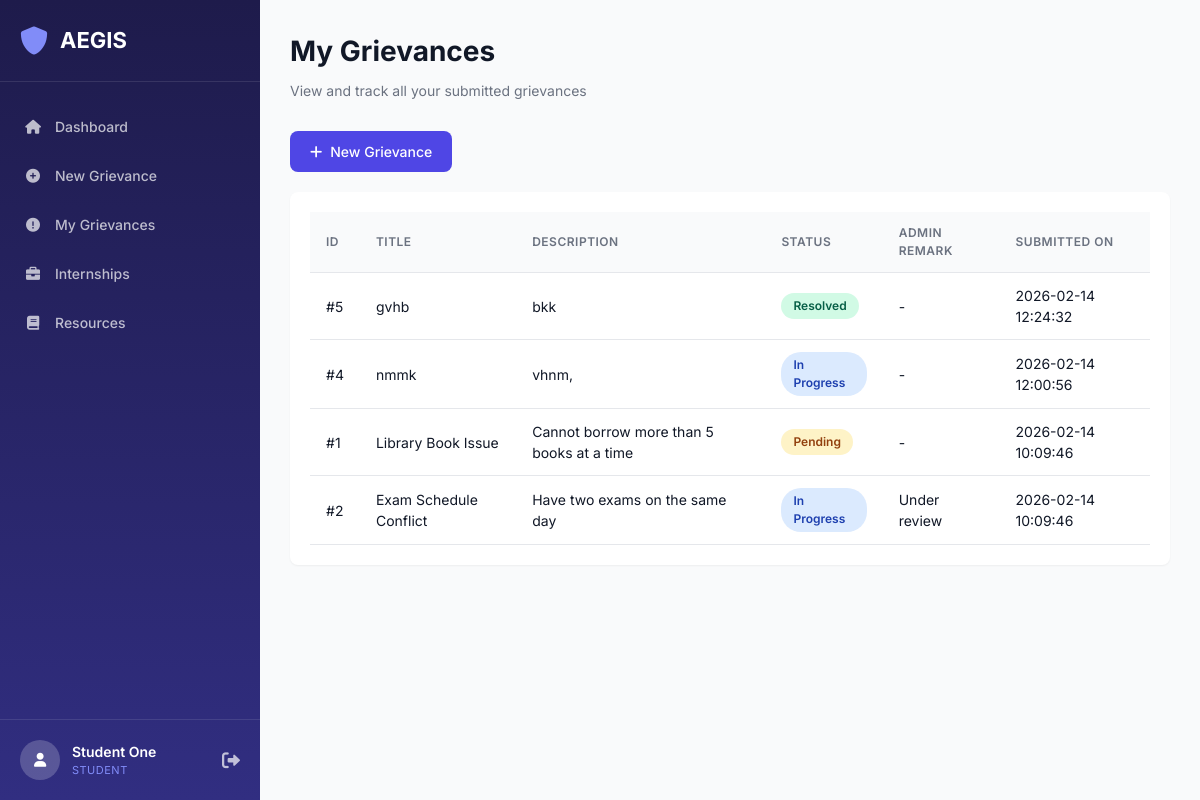
The page /student/grievances (signed in) on the database its author committed.
### tables this page shows
CREATE TABLE users (
            id INTEGER PRIMARY KEY AUTOINCREMENT,
            name TEXT NOT NULL,
            email TEXT UNIQUE NOT NULL,
            password TEXT NOT NULL,
            role TEXT NOT NULL CHECK(role IN ('student', 'faculty', 'admin'))
        );

CREATE TABLE grievances (
            id INTEGER PRIMARY KEY AUTOINCREMENT,
            student_id INTEGER NOT NULL,
            title TEXT NOT NULL,
            description TEXT NOT NULL,
            status TEXT NOT NULL DEFAULT 'Pending' CHECK(status IN ('Pending', 'In Progress', 'Resolved')),
            admin_remark TEXT,
            created_at TIMESTAMP DEFAULT CURRENT_TIMESTAMP,
            FOREIGN KEY (student_id) REFERENCES users (id)
        );

### app.py (the view)
@app.route('/student/grievances')
@login_required
@role_required(['student'])
def student_grievances():
    conn = get_db_connection()
    grievances = conn.execute('''
        SELECT g.*, u.name as student_name
        FROM grievances g
        JOIN users u ON g.student_id = u.id
        WHERE g.student_id = ?
        ORDER BY g.created_at DESC
    ''', (session['user_id'],)).fetchall()
    conn.close()
    return render_template('student/grievances.html', grievances=grievances)

### app.py (called while the page is built)
def get_db_connection():
    conn = sqlite3.connect('database.db')
    conn.row_factory = sqlite3.Row
    return conn

def login_required(f):
    @wraps(f)
    def decorated_function(*args, **kwargs):
        if 'user_id' not in session:
            return redirect(url_for('login'))
        return f(*args, **kwargs)
    return decorated_function

def role_required(roles):
    def decorator(f):
        @wraps(f)
        def decorated_function(*args, **kwargs):
            if 'role' not in session or session['role'] not in roles:
                flash('Unauthorized access', 'error')
                return redirect(url_for('login'))
            return f(*args, **kwargs)
        return decorated_function
    return decorator

### templates/student/grievances.html (shortened to what this page needs)
{% extends "base.html" %}
{% block content %}
<div class="page-header">
    <h1>My Grievances</h1>
    <p>View and track all your submitted grievances</p>
</div>
<div class="page-actions">
    <a href="{{ url_for('student_grievance_new') }}" class="btn btn-primary">
        <i class="fas fa-plus"></i> New Grievance
    </a>
</div>
<div class="table-container">
    {% if grievances %}
    <table class="data-table">
        <thead>
            <tr>
                <th>ID</th>
                <th>Title</th>
                <th>Description</th>
                <th>Status</th>
                <th>Admin Remark</th>
                <th>Submitted On</th>
            </tr>
        </thead>
        <tbody>
            {% for grievance in grievances %}
            <tr>
                <td>#{{ grievance.id }}</td>
                <td>{{ grievance.title }}</td>
                <td>{{ grievance.description }}</td>
                <td>
                    <span class="status-badge status-{{ grievance.status|lower|replace(' ', '-') }}">
                        {{ grievance.status }}
                    </span>
                </td>
                <td>{{ grievance.admin_remark if grievance.admin_remark else '-' }}</td>
                <td>{{ grievance.created_at }}</td>
            </tr>
            {% endfor %}
        </tbody>
    </table>
    {% endif %}
</div>
{% endblock %}

### templates/base.html (shortened to what this page needs)
<!DOCTYPE html>
<html lang="en">
<head>
    <link rel="stylesheet" href="{{ url_for('static', filename='css/style.css') }}">
    <link rel="stylesheet" href="{{ url_for('static', filename='css/dashboard.css') }}">
    <link rel="stylesheet" href="https://cdnjs.cloudflare.com/ajax/libs/font-awesome/6.0.0/css/all.min.css">
</head>
<body>
    {% if session.get('user_id') %}
    <div class="dashboard-container">
        <aside class="sidebar">
            <div class="logo">
                <i class="fas fa-shield-alt"></i>
                <span>AEGIS</span>
            </div>
            <nav class="nav-menu">
                {% if session.get('role') == 'admin' %}
                <a href="{{ url_for('admin_dashboard') }}" class="nav-item {% if active_page == 'dashboard' %}active{% endif %}">
                    <i class="fas fa-home"></i> Dashboard
                </a>
                <a href="{{ url_for('admin_grievances') }}" class="nav-item {% if active_page == 'grievances' %}active{% endif %}">
                    <i class="fas fa-exclamation-circle"></i> Grievances
                </a>
                <a href="{{ url_for('admin_internships') }}" class="nav-item {% if active_page == 'internships' %}active{% endif %}">
                    <i class="fas fa-briefcase"></i> Internships
                </a>
                <a href="{{ url_for('admin_resources') }}" class="nav-item {% if active_page == 'resources' %}active{% endif %}">
                    <i class="fas fa-book"></i> Resources
                </a>
                <a href="{{ url_for('admin_users') }}" class="nav-item {% if active_page == 'users' %}active{% endif %}">
                    <i class="fas fa-users"></i> Users
                </a>
                {% elif session.get('role') == 'student' %}
                <a href="{{ url_for('student_dashboard') }}" class="nav-item {% if active_page == 'dashboard' %}active{% endif %}">
                    <i class="fas fa-home"></i> Dashboard
                </a>
                <a href="{{ url_for('student_grievance_new') }}" class="nav-item {% if active_page == 'grievance_new' %}active{% endif %}">
                    <i class="fas fa-plus-circle"></i> New Grievance
                </a>
                <a href="{{ url_for('student_grievances') }}" class="nav-item {% if active_page == 'grievances' %}active{% endif %}">
                    <i class="fas fa-exclamation-circle"></i> My Grievances
                </a>
                <a href="{{ url_for('student_internships') }}" class="nav-item {% if active_page == 'internships' %}active{% endif %}">
                    <i class="fas fa-briefcase"></i> Internships
                </a>
                <a href="{{ url_for('student_resources') }}" class="nav-item {% if active_page == 'resources' %}active{% endif %}">
                    <i class="fas fa-book"></i> Resources
                </a>
                {% endif %}
            </nav>
            <div class="user-info">
                <div class="user-avatar">
                    <i class="fas fa-user"></i>
                </div>
                <div class="user-details">
                    <span class="user-name">{{ session.get('name') }}</span>
                    <span class="user-role">{{ session.get('role')|upper }}</span>
                </div>
                <a href="{{ url_for('logout') }}" class="logout-btn">
                    <i class="fas fa-sign-out-alt"></i>
                </a>
            </div>
        </aside>
        <main class="main-content">
            {% block content %}{% endblock %}
        </main>
    </div>
    {% else %}
    {% block login_content %}{% endblock %}
    {% endif %}
</body>
</html>

### static/css/style.css (style rules this page uses)
:root { --primary-color: #4f46e5; --primary-hover: #4338ca; --secondary-color: #6b7280; --success-color: #10b981; --warning-color: #f59e0b; --danger-color: #ef4444; --info-color: #3b82f6; --dark-color: #1f2937; --light-color: #f9fafb; --white: #ffffff; --border-color: #e5e7eb; --text-primary: #111827; --text-secondary: #6b7280; --shadow-sm: 0 1px 2px 0 rgba(0, 0, 0, 0.05); --shadow-md: 0 4px 6px -1px rgba(0, 0, 0, 0.1); --shadow-lg: 0 10px 15px -3px rgba(0, 0, 0, 0.1); --radius: 8px; }
* { margin: 0; padding: 0; box-sizing: border-box; }
body { font-family: 'Inter', -apple-system, BlinkMacSystemFont, 'Segoe UI', Roboto, sans-serif; font-size: 14px; line-height: 1.5; color: var(--text-primary); background-color: var(--light-color); }
.btn { display: inline-flex; align-items: center; justify-content: center; gap: 8px; padding: 10px 20px; border: none; border-radius: var(--radius); font-size: 14px; font-weight: 500; cursor: pointer; text-decoration: none; transition: all 0.2s; }
.btn-primary { background: var(--primary-color); color: var(--white); }
.page-header { margin-bottom: 30px; }
.page-header h1 { font-size: 28px; font-weight: 700; color: var(--text-primary); margin-bottom: 8px; }
.page-header p { color: var(--text-secondary); font-size: 14px; }
.page-actions { margin-bottom: 20px; }
.table-container { background: var(--white); border-radius: var(--radius); padding: 20px; box-shadow: var(--shadow-sm); overflow-x: auto; }
.data-table { width: 100%; border-collapse: collapse; }
.data-table th, .data-table td { padding: 12px 16px; text-align: left; border-bottom: 1px solid var(--border-color); }
.data-table th { font-weight: 600; color: var(--text-secondary); font-size: 12px; text-transform: uppercase; letter-spacing: 0.5px; background: var(--light-color); }
.status-badge { display: inline-block; padding: 4px 12px; border-radius: 20px; font-size: 12px; font-weight: 600; text-transform: capitalize; }
.status-pending { background: #fef3c7; color: #92400e; }
.status-in-progress { background: #dbeafe; color: #1e40af; }
.status-resolved { background: #d1fae5; color: #065f46; }

### static/css/dashboard.css (style rules this page uses)
.dashboard-container { display: flex; min-height: 100vh; }
.sidebar { width: 260px; background: linear-gradient(180deg, #1e1b4b 0%, #312e81 100%); color: var(--white); display: flex; flex-direction: column; position: fixed; height: 100vh; z-index: 100; }
.sidebar .logo { display: flex; align-items: center; gap: 12px; padding: 24px 20px; font-size: 22px; font-weight: 700; border-bottom: 1px solid rgba(255, 255, 255, 0.1); }
.sidebar .logo i { font-size: 28px; color: #818cf8; }
.nav-menu { flex: 1; padding: 20px 0; overflow-y: auto; }
.nav-item { display: flex; align-items: center; gap: 12px; padding: 14px 20px; color: rgba(255, 255, 255, 0.7); text-decoration: none; font-weight: 500; transition: all 0.2s; border-left: 3px solid transparent; }
.nav-item i { width: 20px; text-align: center; }
.user-info { padding: 20px; border-top: 1px solid rgba(255, 255, 255, 0.1); display: flex; align-items: center; gap: 12px; }
.user-avatar { width: 40px; height: 40px; background: rgba(255, 255, 255, 0.2); border-radius: 50%; display: flex; align-items: center; justify-content: center; }
.user-avatar i { color: var(--white); }
.user-details { flex: 1; }
.user-name { display: block; font-weight: 600; font-size: 14px; }
.user-role { display: block; font-size: 11px; color: #818cf8; text-transform: uppercase; letter-spacing: 0.5px; }
.logout-btn { color: rgba(255, 255, 255, 0.7); font-size: 18px; transition: color 0.2s; }
.main-content { flex: 1; margin-left: 260px; padding: 30px; background: var(--light-color); min-height: 100vh; }

### rows shown on the page
users: get "Student One", get "STUDENT"
grievances: id "5", title "gvhb", description "bkk", status "Resolved", admin_remark "-", created_at "2026-02-14 12:24:32"
grievances: id "4", title "nmmk", description "vhnm,", status "In Progress", admin_remark "-", created_at "2026-02-14 12:00:56"
grievances: id "1", title "Library Book Issue", description "Cannot borrow more than 5 books at a time", status "Pending", admin_remark "-", created_at "2026-02-14 10:09:46"
grievances: id "2", title "Exam Schedule Conflict", description "Have two exams on the same day", status "In Progress", admin_remark "Under review", created_at "2026-02-14 10:09:46"
